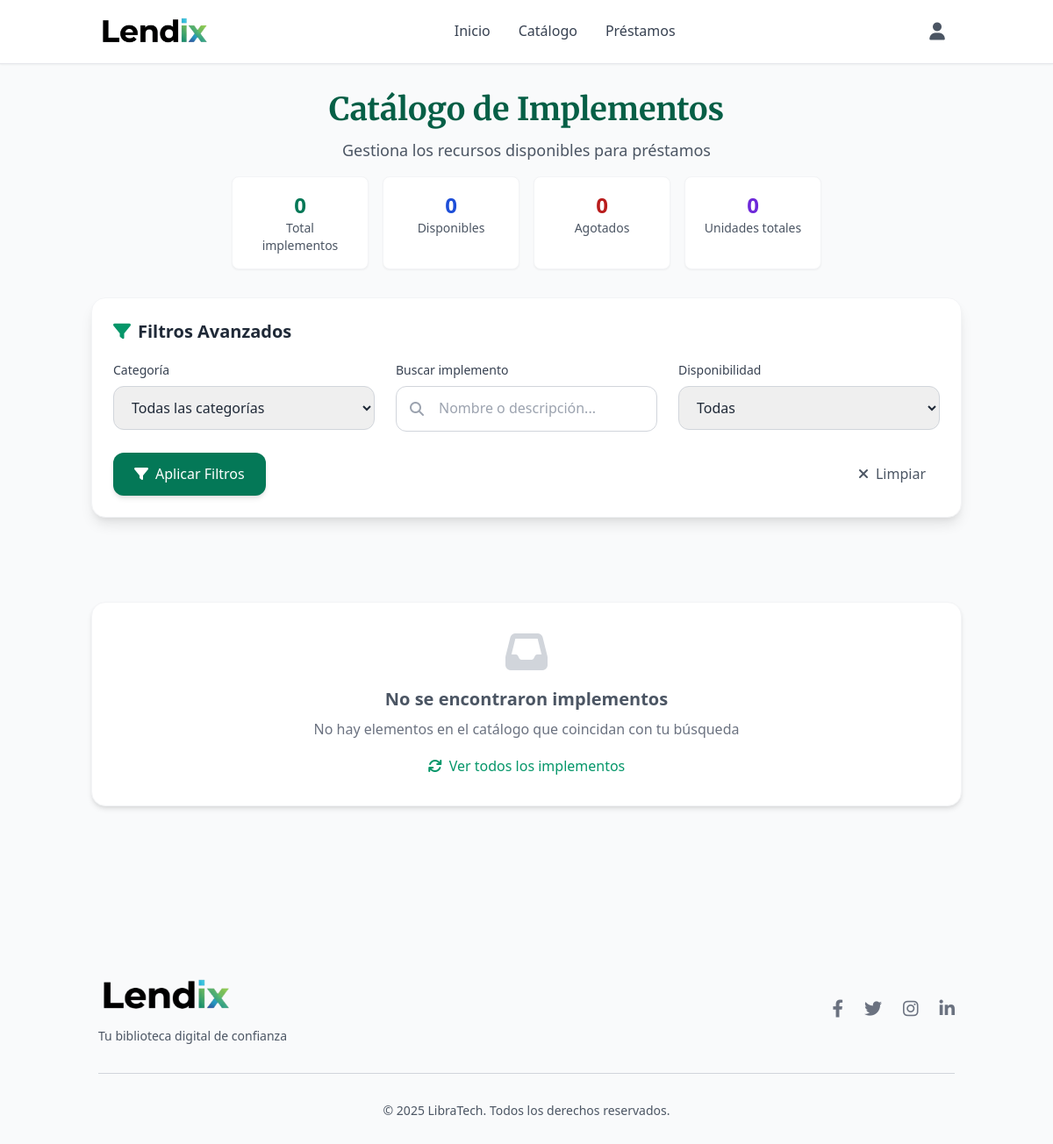
The page /catalogo/catalogo on the database as committed earlier.
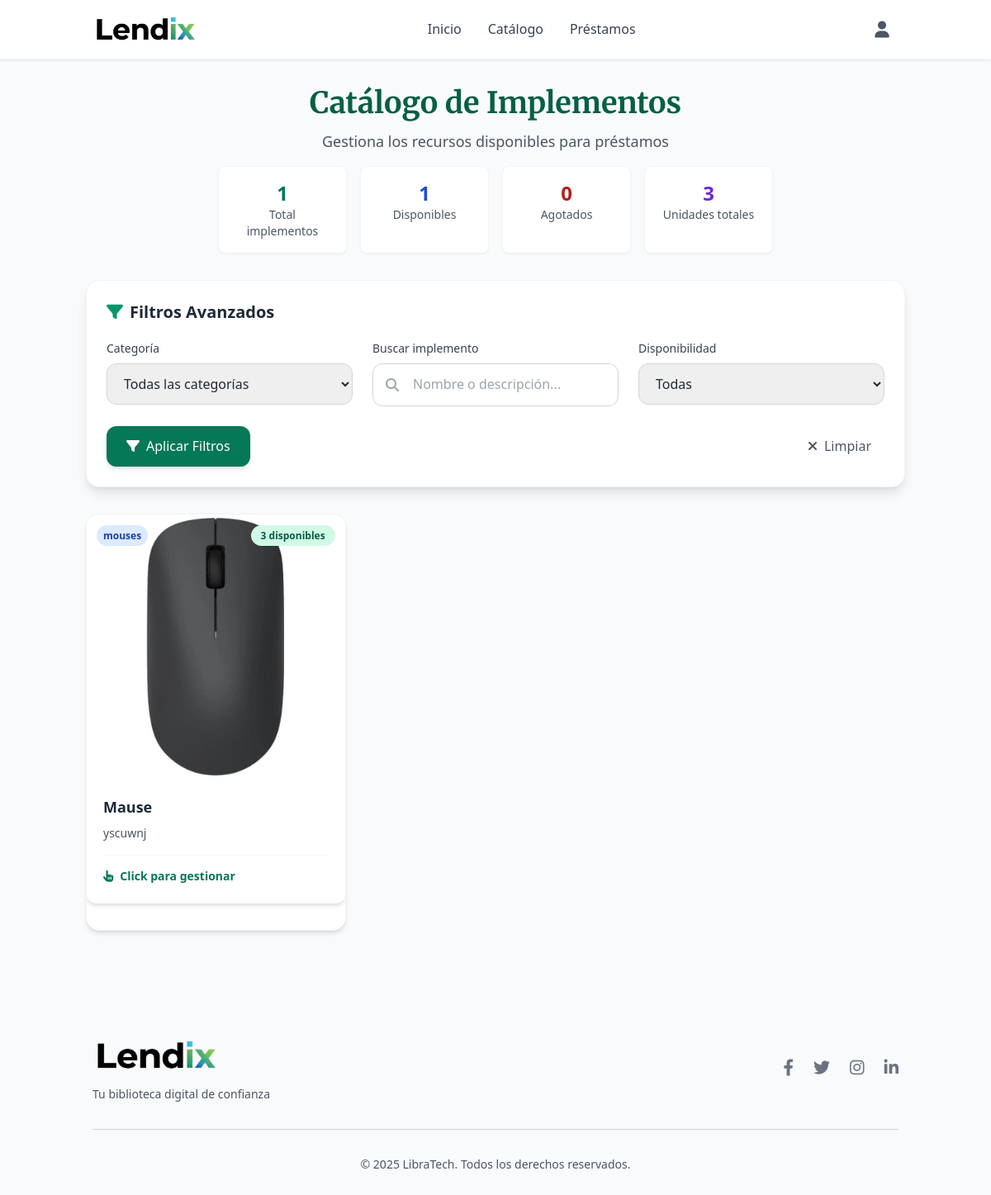
The same page on the database as committed later.
### tables this page shows
CREATE TABLE implementos (
                id INTEGER PRIMARY KEY AUTOINCREMENT,
                implemento TEXT NOT NULL,
                descripcion TEXT NOT NULL,
                disponibilidad INTEGER NOT NULL DEFAULT 0,
                categoria TEXT,
                imagen_url TEXT,
                estado TEXT DEFAULT 'Bueno' CHECK(estado IN ('Bueno', 'Desgaste notable', 'Dañado')),
                fecha_creacion TIMESTAMP DEFAULT CURRENT_TIMESTAMP,
                fecha_actualizacion TIMESTAMP DEFAULT CURRENT_TIMESTAMP
            );

### routes/catalogo.py (the view, shortened to what this page needs)
@catalogo_bp.route('/catalogo', methods=['GET', 'POST'])
def catalogo():
    conn = get_db_connection()
    catalogo_items = conn.execute('SELECT * FROM implementos ORDER BY implemento').fetchall()
    conn.close()
    return render_template('views/catalogo.html', catalogo=catalogo_items)

### app.py (called while the page is built)
@app.context_processor
def inject_user():
    return dict(
        current_user={
            'id': session.get('user_id'),
            'nombre': session.get('user_nombre'),
            'email': session.get('user_email'),
            'rol': session.get('rol'),
            'is_authenticated': 'user_id' in session
        }
    )

### utils/db.py (called while the page is built)
def get_db_connection():
    conn = sqlite3.connect('models/database.db')
    conn.row_factory = sqlite3.Row
    return conn

### templates/views/catalogo.html (shortened to what this page needs)
{% extends "base.html" %}
{% block content %}
<main class="container mx-auto px-4 py-8">
    <div class="text-center mb-8">
        <h1 class="text-4xl font-serif font-bold text-green-800 mb-3">Catálogo de Implementos</h1>
        <p class="text-gray-600 text-lg mb-4">Gestiona los recursos disponibles para préstamos</p>
        <div class="grid grid-cols-2 md:grid-cols-4 gap-4 max-w-2xl mx-auto">
            <div class="bg-white p-4 rounded-lg shadow-sm border border-gray-100">
                <div class="text-2xl font-bold text-green-700">{{ catalogo|length }}</div>
                <div class="text-sm text-gray-600">Total implementos</div>
            </div>
            <div class="bg-white p-4 rounded-lg shadow-sm border border-gray-100">
                <div class="text-2xl font-bold text-blue-700">
                    {{ catalogo|selectattr('disponibilidad', 'gt', 0)|list|length }}
                </div>
                <div class="text-sm text-gray-600">Disponibles</div>
            </div>
            <div class="bg-white p-4 rounded-lg shadow-sm border border-gray-100">
                <div class="text-2xl font-bold text-red-700">
                    {{ catalogo|selectattr('disponibilidad', 'eq', 0)|list|length }}
                </div>
                <div class="text-sm text-gray-600">Agotados</div>
            </div>
            <div class="bg-white p-4 rounded-lg shadow-sm border border-gray-100">
                <div class="text-2xl font-bold text-purple-700">
                    {{ catalogo|map(attribute='disponibilidad')|sum }}
                </div>
                <div class="text-sm text-gray-600">Unidades totales</div>
            </div>
        </div>
    </div>
    <form action="{{ url_for('catalogo.filtrar_catalogo') }}" method="get"
          class="bg-white p-6 rounded-2xl shadow-lg mb-8 border border-gray-100">
        <h2 class="text-xl font-bold text-gray-800 mb-5 flex items-center">
            <i class="fas fa-filter mr-2 text-green-600"></i> Filtros Avanzados
        </h2>
        <div class="grid grid-cols-1 md:grid-cols-3 gap-6">
            <div>
                <label class="block text-sm font-medium text-gray-700 mb-2">Categoría</label>
                <select name="categoria"
                        class="w-full px-4 py-3 border border-gray-300 rounded-xl focus:ring-2 focus:ring-green-600 focus:border-transparent transition">
                    <option value="">Todas las categorías</option>
                </select>
            </div>
            <div>
                <label class="block text-sm font-medium text-gray-700 mb-2">Buscar implemento</label>
                <div class="relative">
                    <i class="fas fa-search absolute left-4 top-1/2 transform -translate-y-1/2 text-gray-400"></i>
                    <input type="text" name="filtro" value="{{ request.args.get('filtro', '') }}"
                           placeholder="Nombre o descripción..."
                           class="w-full px-4 py-3 pl-12 border border-gray-300 rounded-xl focus:ring-2 focus:ring-green-600 focus:border-transparent transition">
                </div>
            </div>
            <div>
                <label class="block text-sm font-medium text-gray-700 mb-2">Disponibilidad</label>
                <select name="disponibilidad"
                        class="w-full px-4 py-3 border border-gray-300 rounded-xl focus:ring-2 focus:ring-green-600 focus:border-transparent transition">
                    <option value="">Todas</option>
                </select>
            </div>
        </div>
        <div class="flex justify-between items-center mt-6">
            <button type="submit"
                    class="px-6 py-3 bg-green-700 text-white rounded-xl hover:bg-green-600 transition flex items-center shadow-md hover:shadow-lg">
                <i class="fas fa-filter mr-2"></i> Aplicar Filtros
            </button>
            <a href="{{ url_for('catalogo.catalogo') }}"
               class="px-4 py-2 text-gray-600 hover:text-gray-800 transition flex items-center">
                <i class="fas fa-times mr-2"></i> Limpiar
            </a>
        </div>
    </form>
    <div class="grid grid-cols-1 md:grid-cols-2 lg:grid-cols-3 xl:grid-cols-4 gap-6">
        {% for item in catalogo %}
        <div x-data="{ open: false, action: '', loading: false, tipoPrestamo: '', actualizarCampos() {
            if (this.tipoPrestamo === 'individual') {
                document.getElementById('ficha').required = false;
                document.getElementById('horario').required = false;
                document.getElementById('ambiente').required = false;
                document.getElementById('ambiente_individual').required = true;
                document.getElementById('ficha').value = 'No';
                document.getElementById('horario').value = '';
                document.getElementById('ambiente').value = 'SENA';
                document.getElementById('ambiente_individual').value = '';
            } else if (this.tipoPrestamo === 'multiple') {
                document.getElementById('ficha').required = true;
                document.getElementById('horario').required = true;
                document.getElementById('ambiente').required = true;
                document.getElementById('ambiente_individual').required = false;
                document.getElementById('ficha').value = '';
                document.getElementById('horario').value = '';
                document.getElementById('ambiente').value = '';
                document.getElementById('ambiente_individual').value = '';
            }
        } }" class="group">
            <div class="bg-white rounded-2xl shadow-md hover:shadow-xl transition cursor-pointer overflow-hidden h-full flex flex-col border border-gray-100 group-hover:border-green-200"
                 @click="if(!loading) { open = true; action = '' }">
        <div class="bg-white rounded-xl shadow-md overflow-hidden image-container mb-8">
            <div class="h-64 md:h-80 relative flex items-center justify-center overflow-hidden">
                <img
                    src="{{ url_for('static', filename=(('uploads/' + item.imagen_url) if item.imagen_url else 'img/default.jpg')) }}"
                    alt="{{ item.implemento }}"
                    class="w-full h-full object-cover object-center"
                    onerror="this.src='https://via.placeholder.com/400x300/eff6ff/0ea5e9?text=Imagen+No+Disponible'"
                >
                    <div class="absolute top-3 right-3">
                        <span class="px-3 py-1 rounded-full text-xs font-semibold
                            {% if item['disponibilidad'] > 0 %}
                                bg-green-100 text-green-800
                            {% else %}
                                bg-red-100 text-red-800
                            {% endif %}">
                            {% if item['disponibilidad'] > 0 %}
                                {{ item['disponibilidad'] }} disponible{% if item['disponibilidad'] > 1 %}s{% endif %}
                            {% else %}
                                Agotado
                            {% endif %}
                        </span>
                    </div>
                    <div class="absolute top-3 left-3">
                        <span class="px-2 py-1 rounded-full text-xs font-semibold bg-blue-100 text-blue-800">
                            {{ item['categoria'] }}
                        </span>
                    </div>
                </div>
                <div class="p-5 flex-1 flex flex-col">
                    <h3 class="font-bold text-lg mb-2 text-gray-800 line-clamp-1">{{ item['implemento'] }}</h3>
                    <p class="text-gray-600 text-sm mb-4 flex-1 line-clamp-2">{{ item['descripcion'] }}</p>
                    <div class="mt-auto pt-3 border-t border-gray-100">
                        <span class="inline-flex items-center text-sm text-green-700 font-semibold">
                            <i class="fas fa-hand-pointer mr-2"></i>Click para gestionar
                        </span>
                    </div>
                </div>
            </div>
        </div>
        {% else %}
        <div class="col-span-4 text-center py-16">
            <div class="bg-white rounded-2xl p-8 shadow-md border border-gray-100">
                <i class="fas fa-inbox text-5xl text-gray-300 mb-4"></i>
                <h3 class="text-xl font-semibold text-gray-600 mb-2">No se encontraron implementos</h3>
                <p class="text-gray-500">No hay elementos en el catálogo que coincidan con tu búsqueda</p>
                <a href="{{ url_for('catalogo.catalogo') }}" class="text-green-600 hover:text-green-700 mt-4 inline-block">
                    <i class="fas fa-refresh mr-2"></i>Ver todos los implementos
                </a>
            </div>
        </div>
        {% endfor %}
    </div>
</main>
{% endblock %}

### templates/base.html (shortened to what this page needs)
<!DOCTYPE html>
<html lang="es">
<head>
    <link href="https://cdn.jsdelivr.net/npm/tailwindcss@2.2.19/dist/tailwind.min.css" rel="stylesheet">
    <link rel="stylesheet" href="{{url_for('static', filename='styles.css')}}">
    <link rel="stylesheet" href="https://cdnjs.cloudflare.com/ajax/libs/font-awesome/6.4.0/css/all.min.css">
</head>
<body class="font-sans bg-gray-50" >
    <header class="bg-white shadow-sm border-b border-gray-200">
        <nav class="container mx-auto px-6 py-4 flex justify-between items-center">
            <div class="flex items-center">
                <a href="/" class="flex items-center">
                    <img src="{{url_for('static', filename='img/logo.png')}}" alt="Lendix Logo" class="h-10 w-auto">
                </a>
            </div>
            <div class="hidden md:flex space-x-8">
                <a href="/" class="text-gray-700 hover:text-gray-900 font-medium transition duration-300">Inicio</a>
                <a href="{{url_for('catalogo.catalogo')}}" class="text-gray-700 hover:text-gray-900 font-medium transition duration-300">Catálogo</a>
                <a href="{{url_for('prestamos.prestamos')}}" class="text-gray-700 hover:text-gray-900 font-medium transition duration-300">Préstamos</a>
            </div>
            <div class="flex items-center space-x-4">
                <div class="relative" x-data="{ open: false }">
                    <button @click="open = true" class="flex items-center focus:outline-none">
                        <div class="w-10 h-10 rounded-full flex items-center justify-center text-gray-600 hover:text-gray-900 transition">
                            <i class="fas fa-user text-xl"></i>
                        </div>
                    </button>
                </div>
            </div>
        </nav>
    </header>
    {% block content %}
    {% endblock %}
    <footer class="footer-gradient py-12 mt-12">
        <div class="container mx-auto px-6">
            <div class="flex flex-col md:flex-row justify-between items-center">
                <div class="mb-6 md:mb-0 text-center md:text-left">
                    <div class="mb-3">
                        <img src="{{url_for('static', filename='img/logo.png')}}" alt="Lendix Logo" class="h-12 w-auto">
                    </div>
                    <p class="text-gray-600 text-sm">Tu biblioteca digital de confianza</p>
                </div>
                <div class="flex space-x-6">
                    <a href="#" class="text-gray-500 hover:text-gray-700 transition duration-300">
                        <i class="fab fa-facebook-f text-xl"></i>
                    </a>
                    <a href="#" class="text-gray-500 hover:text-gray-700 transition duration-300">
                        <i class="fab fa-twitter text-xl"></i>
                    </a>
                    <a href="#" class="text-gray-500 hover:text-gray-700 transition duration-300">
                        <i class="fab fa-instagram text-xl"></i>
                    </a>
                    <a href="#" class="text-gray-500 hover:text-gray-700 transition duration-300">
                        <i class="fab fa-linkedin-in text-xl"></i>
                    </a>
                </div>
            </div>
            <div class="border-t border-gray-300 mt-8 pt-8 text-sm text-center text-gray-600">
                <p>© 2025 LibraTech. Todos los derechos reservados.</p>
            </div>
        </div>
    </footer>
</body>
</html>

### static/styles.css (style rules this page uses)
:root { --zay-green: #6B8E5A; --zay-green-light: #8BB87A; --zay-green-dark: #4A6B3A; --zay-green-pale: #E8F5EC; --zay-green-vibrant: #5A8B4A; --zay-green-accent: #7AB88E; --text-primary: #1F2937; --text-secondary: #6B7280; --text-tertiary: #9CA3AF; --border-light: #E5E7EB; --shadow-soft: 0 4px 20px rgba(0, 0, 0, 0.05); --shadow-medium: 0 10px 40px rgba(0, 0, 0, 0.08); --shadow-large: 0 20px 60px rgba(0, 0, 0, 0.12); }
body { font-family: 'Open Sans', sans-serif; color: var(--text-primary); line-height: 1.6; }
.font-serif { font-family: 'Merriweather', serif; }

Rows that differ between the two databases and show on the page:
added implementos: imagen_url (picture), disponibilidad "3", categoria "mouses", implemento "Mause", descripcion "yscuwnj"
Other text that changed with them:
{{ catalogo|length }}: "0" → "1"
{{ catalogo|selectattr('disponibilidad', 'gt', 0)|list|length }}: "0" → "1"
{{ catalogo|map(attribute='disponibilidad')|sum }}: "0" → "3"
text no longer shown: "No se encontraron implementos No hay elementos en el catálogo que coincidan con tu búsqueda Ver todos los implementos"
